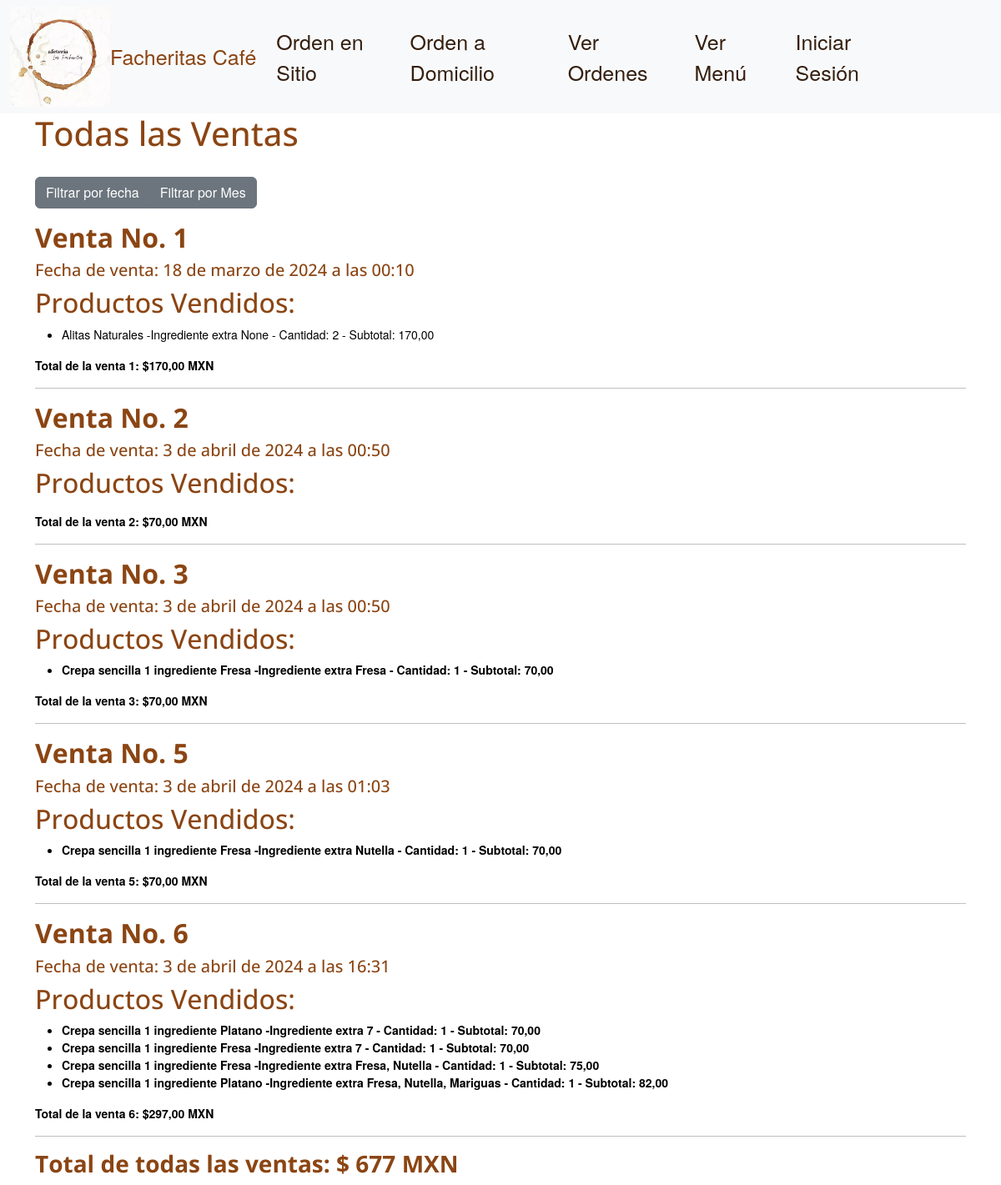
The app's page /Ventas/ventas/ with its own data.
### Venta/models.py (models this page shows, shortened)
class Venta(models.Model):
    mesa = models.ForeignKey(Mesa, on_delete=models.CASCADE, blank=True, null=True)
    pedido_domicilio=models.CharField(max_length=300, blank=True, null=True)
    total = models.DecimalField(max_digits=8, decimal_places=2, blank=True, null=True)
    fecha = models.DateTimeField(auto_now_add=True, blank=True, null=True)

class VentaItem(models.Model):
    venta = models.ForeignKey(Venta, on_delete=models.CASCADE, related_name='detalle')
    producto = models.ForeignKey(Producto, on_delete=models.CASCADE)
    cantidad = models.PositiveIntegerField()
    subtotal = models.DecimalField(max_digits=8, decimal_places=2, blank=True, null=True)
    sabor = models.CharField(max_length=100, blank=True, null=True)
    adicionales = models.CharField(max_length=500, blank=True, null=True)

### Menu/models.py (models this page shows, shortened)
class Producto(models.Model):
    nombre = models.CharField(max_length=50)
    descripcion = models.TextField()
    sabores_raw = models.CharField(max_length=255, blank=True, null=True)
    precio = models.DecimalField(max_digits=10, decimal_places=2)
    categoria = models.ForeignKey(CategoriaMenu, on_delete=models.CASCADE)
    imagen = models.ImageField(upload_to='productos/', blank=True, null=True)
    adicionales = models.ManyToManyField('Adicional', related_name='ingredientes_adicionales', blank=True)
    def obtener_sabores(self):
        if self.sabores_raw:
            return [sabor.strip() for sabor in self.sabores_raw.split(',')]
        else:
            return ['Ninguno']
    def set_sabores(self, sabores):
        self.sabores_raw = ', '.join(sabores)
    sabores = property(obtener_sabores, set_sabores)

### Venta/views.py (the view)
# urls.py: path('Ventas/', include('Venta.urls'), name='Venta')
def Ventas(request):
    fecha = request.GET.get('fecha')
    mes = request.GET.get('mes')
    año = request.GET.get('año')
    ventas = Venta.objects.all()
    total_ventas = ventas.aggregate(Sum('total'))['total__sum'] or 0
    if fecha:
        fecha = datetime.strptime(fecha, '%Y-%m-%d')
        ventas = ventas.filter(fecha__date=fecha)
        total_ventas = ventas.aggregate(Sum('total'))['total__sum'] or 0
    if mes:
        ventas = ventas.filter(fecha__month=mes, fecha__year=año)
        total_ventas = ventas.aggregate(Sum('total'))['total__sum'] or 0
    return render(request, 'venta.html', {'ventas': ventas, 'years': range(2024, 2034 ), 'total_ventas':total_ventas})

### Venta/templates/venta.html (shortened to what this page needs)
{% extends 'main.html' %}
{% block contenido %}
<h1>Todas las Ventas</h1>
<div class="btn-group" style="margin-top: 20px; ">
    <button type="button" class="btn btn-secondary" name="tipoFiltro" onclick="mostrarFecha()" style:"background-color: #9f663e; border-color: #9f663e;">
        Filtrar por fecha
    </button>
    <button type="button" class="btn btn-secondary" style:"background-color: #9f663e; border-color: #9f663e;"name="tipoFiltro" onclick="mostrarMes()">
        Filtrar por Mes
    </button>
</div>
{% for venta in ventas %}
<h2><strong> Venta No. {{venta.id}} </strong></h2>
<h5>Fecha de venta: {{ venta.fecha }}</h5>
<h2>Productos Vendidos:</h2>
<ul>
    {% for ventaitem in venta.detalle.all %}
    <li>{{ ventaitem.producto.nombre }} {{ ventaitem.sabor }} -Ingrediente extra {{ ventaitem.adicionales }} - Cantidad: {{ ventaitem.cantidad }} - Subtotal: {{ ventaitem.subtotal }}</li>
    {% endfor %}
</ul>
<p><strong>Total de la venta {{venta.id}}: ${{ venta.total }} MXN <strong></p>
    <hr>
{% endfor %}
<h3><strong>Total de todas las ventas: $ {{ total_ventas }} MXN <strong></h3>
{% endblock contenido %}

### static/css/style.css (style rules this page uses)
html body { background: white; }
h1, h2, h3, h4, h5, h6 { color: #8B4513; font-family: 'Open Sans', sans-serif; }
p { line-height: 1.5; }

### static/css/carrusel.css (style rules this page uses)
body { position: relative; height: 100%; }
body { font-family: Helvetica Neue, Helvetica, Arial, sans-serif; font-size: 14px; color: #000; margin: 0; padding: 0; overflow-x: hidden; }

### records on screen
Venta: id "1", fecha "18 de marzo de 2024 a las 00:10", total "170,00"
VentaItem: producto.nombre "Alitas", sabor "Naturales", adicionales "None", cantidad "2", subtotal "170,00"
Venta: id "2", fecha "3 de abril de 2024 a las 00:50", total "70,00"
Venta: id "3", fecha "3 de abril de 2024 a las 00:50", total "70,00"
VentaItem: producto.nombre "Crepa sencilla 1 ingrediente", sabor "Fresa", adicionales "Fresa", cantidad "1", subtotal "70,00"
Venta: id "5", fecha "3 de abril de 2024 a las 01:03", total "70,00"
VentaItem: producto.nombre "Crepa sencilla 1 ingrediente", sabor "Fresa", adicionales "Nutella", cantidad "1", subtotal "70,00"
Venta: id "6", fecha "3 de abril de 2024 a las 16:31", total "297,00"
VentaItem: producto.nombre "Crepa sencilla 1 ingrediente", sabor "Platano", adicionales "7", cantidad "1", subtotal "70,00"
VentaItem: producto.nombre "Crepa sencilla 1 ingrediente", sabor "Fresa", adicionales "7", cantidad "1", subtotal "70,00"
VentaItem: producto.nombre "Crepa sencilla 1 ingrediente", sabor "Fresa", adicionales "Fresa, Nutella", cantidad "1", subtotal "75,00"
VentaItem: producto.nombre "Crepa sencilla 1 ingrediente", sabor "Platano", adicionales "Fresa, Nutella, Mariguas", cantidad "1", subtotal "82,00"

### other values on screen
{{ total_ventas }} "677"
